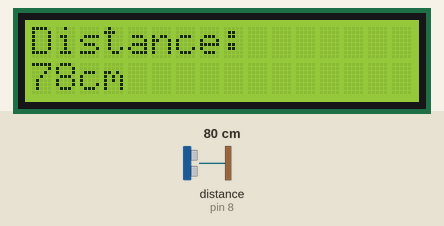
A sketch run on a simulated Arduino Uno, built with avr-gcc and run on an emulated ATmega328P. Parts: 16×2 character LCD. Wiring (inferred from the names in the program): ultrasonic range finder: trigger pin 9; echo pin 8. Inputs (shaded band) come from the test bench; at power-on: distance to the obstacle (sensor on pin 8) 80 cm. The echo pulse lasts 58.3 µs per cm.

Above: at 1.2 s.
1.3 s: distance to the obstacle (sensor on pin 8) set to 2 cm
At 2.8 s:
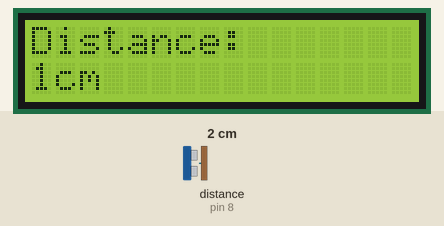
5.4 s: distance to the obstacle (sensor on pin 8) set to 4 cm
At 6.9 s:
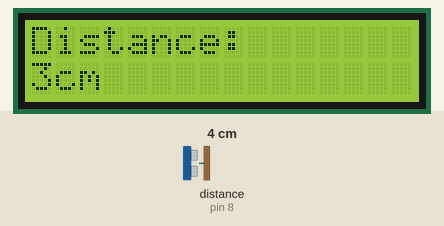
8.6 s: distance to the obstacle (sensor on pin 8) set to 9 cm
At 9.9 s:
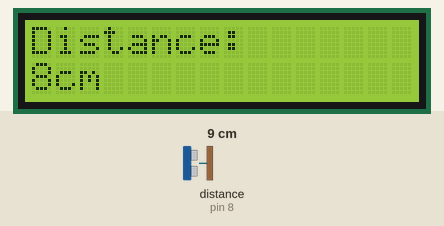
Timing chart, 0 to 11.6 s (numbered marks = the images above; inputs shaded):
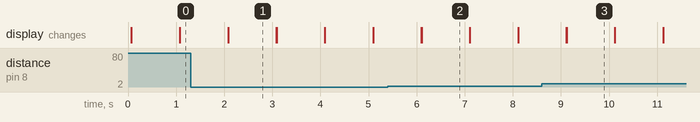

The sketch:

lcdSuperSonic.ino
```cpp
// LCD setup
#include <LiquidCrystal.h>
LiquidCrystal lcd(7,6,5,4,3,2);

// SuperSonic setup
const int trigPin = 9;
const int echoPin = 8;
long duration;
long distance;

void setup(){
  pinMode(trigPin, OUTPUT);
  pinMode(echoPin, INPUT);
  lcd.begin(16,2);
}

void loop() {
  digitalWrite(trigPin, LOW);
  delayMicroseconds(2);
  // Sets the trigPin on HIGH state for 10 micro seconds
  digitalWrite(trigPin, HIGH);
  delayMicroseconds(10);
  digitalWrite(trigPin, LOW);
  // Reads the echoPin, returns the sound wave travel time in microseconds
  duration = pulseIn(echoPin, HIGH);
  // Calculating the distance
  distance= duration*0.034/2;

  lcd.print("Distance: ");
  lcd.setCursor(0, 1);
  lcd.print(distance);
  lcd.print("cm");
  delay(1000);
  lcd.clear();
}
```

Measured:
- after the input at 1.3 s, the display: first differs from a run without the input after 0.78 s (image 1)
- after the input at 5.4 s, the display: first differs from a run without the input after 0.70 s (image 2)
- after the input at 8.6 s, the display: first differs from a run without the input after 0.52 s (image 3)
- what the display in image 1 shows lasts 1.0 s, from 2.1 s to 3.1 s
